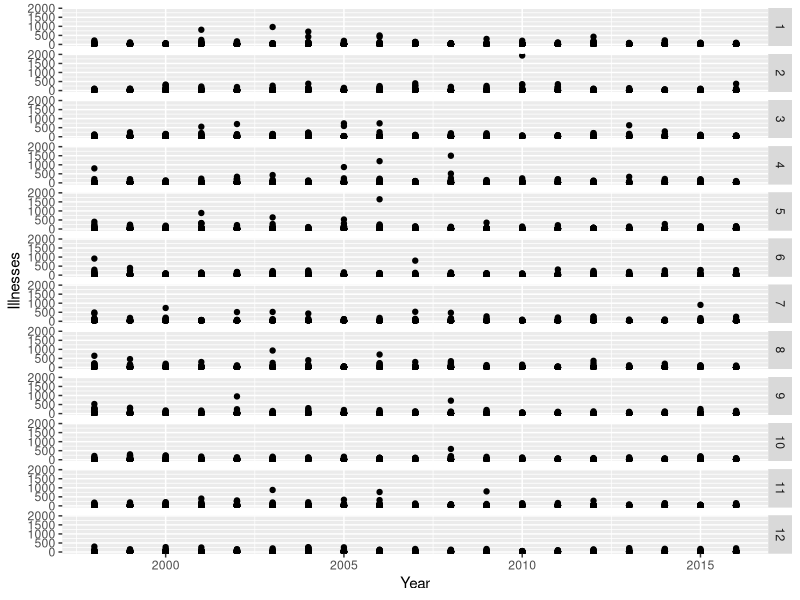

R code for this plot:
library(ggplot2)

rawData <- read.csv("CDC_Salmonella_Data.csv")
colnames(rawData)[1] <- "Year"

qplot(Year, Illnesses, data = rawData, facets = Month~.)
